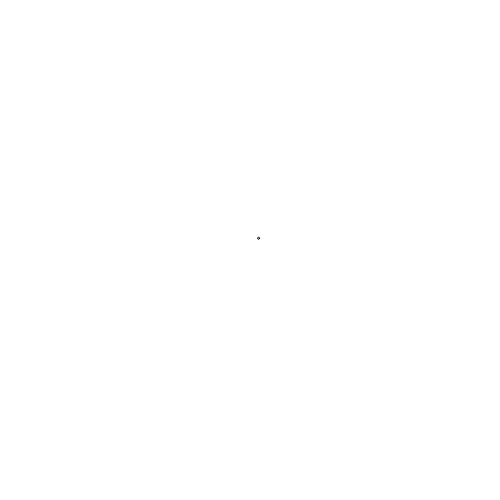
Frame 1 (no input)
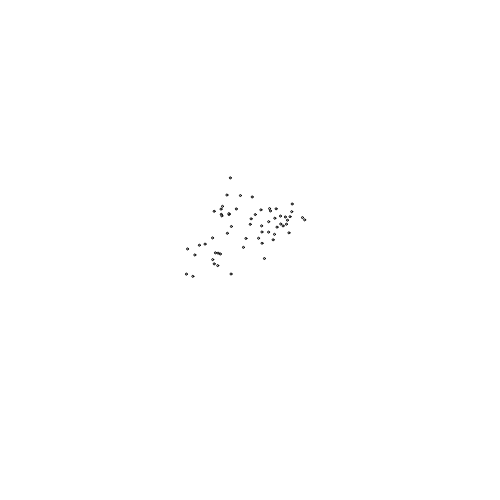
Frame 60 (no input)
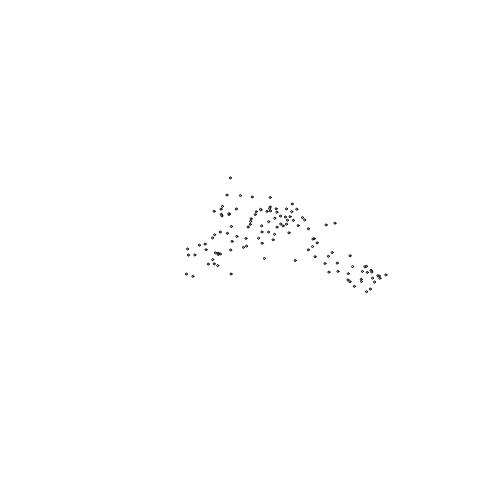
Frame 120 (the mouse pressed at the canvas centre since frame 60)

The p5.js sketch that drew these frames (run headless with seeded random() and noise() and a simulated clock; from frame 60 on, the mouse is pressed at the canvas centre):

// p5.js sketch
// ── sketch.js
class Walker {

	constructor(size, velocity) {

		this.x = width / 2;
		this.y = height / 2;
		this.velocity = velocity;
		this.size = size;
		this.step_size = 20;
	}
	draw() {
		stroke(0);
		ellipse(this.x, this.y, this.size, this.size);
	}
	step() {

		this.x += random(-1, 1) * this.step_size;
		this.y += random(-1, 1) * this.step_size;
	}
}
let walker
function setup() {
	createCanvas(500, 500);
	walker = new Walker(2, 2);
	background(255);
	// put setup code here
}

function draw() {
	// put drawing code here
	walker.step();
	walker.draw();

}
